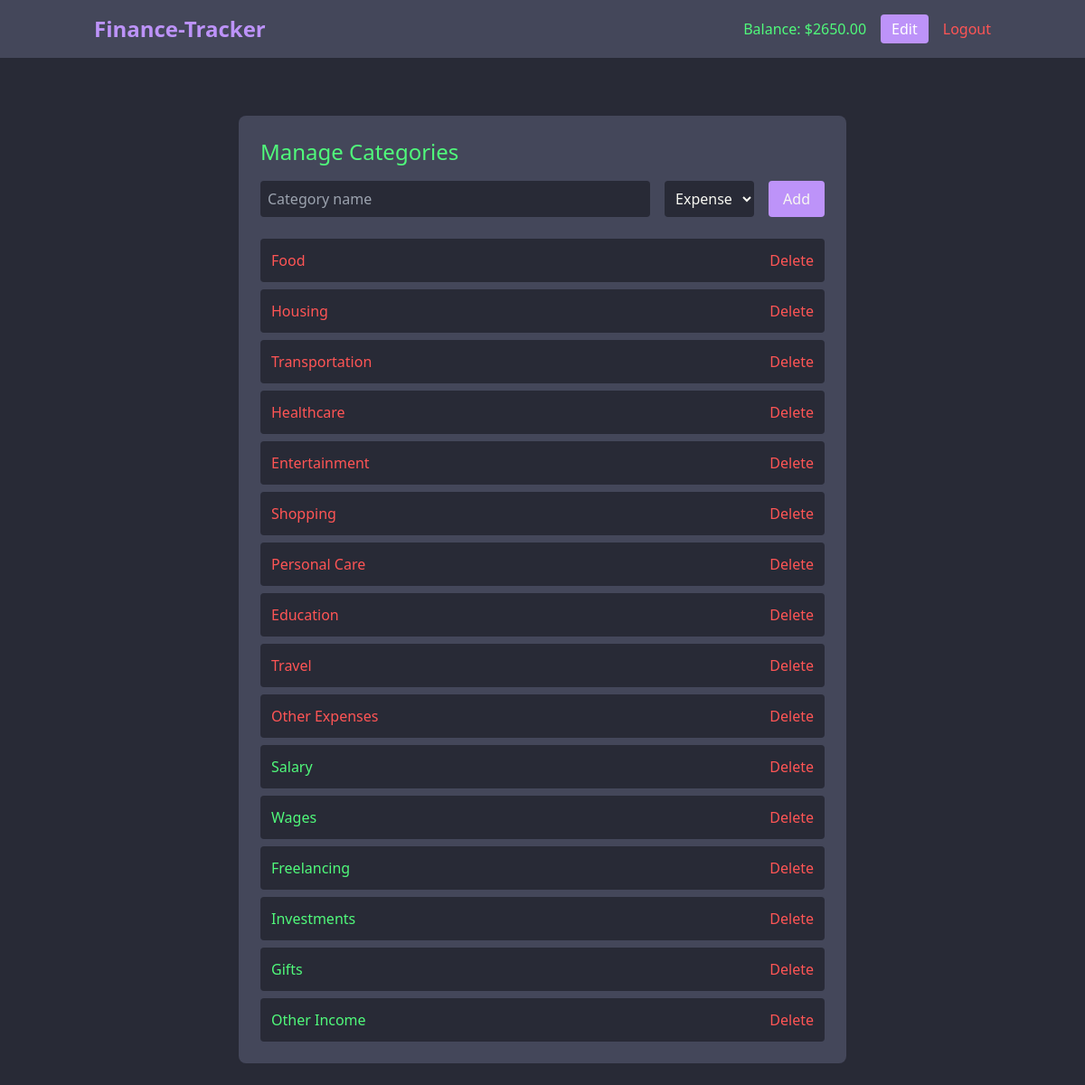
The page /categories/ (signed in) on the database its author committed.
### tracker/models.py (models this page shows, shortened)
class UserProfile(models.Model):
    user = models.OneToOneField(User, on_delete=models.CASCADE)
    balance = models.DecimalField(
        max_digits=12, decimal_places=2, default=Decimal("0.00")
    )

class Category(models.Model):
    name = models.CharField(max_length=50)
    is_expense = models.BooleanField(default=True)

### tracker/views.py (the view)
# urls.py: path("categories/", views.manage_categories_view, name="manage_categories"),
@login_required
def manage_categories_view(request):
    categories = Category.objects.all()
    return render(
        request, "tracker/category_management.html", {"categories": categories}
    )

### tracker/templates/tracker/category_management.html (shortened to what this page needs)
{% extends 'tracker/base.html' %}
{% block content %}
<div class="max-w-2xl mx-auto mt-10 bg-[var(--current-line)] p-6 rounded-lg">
    <h2 class="text-2xl mb-4 text-[var(--green)]">Manage Categories</h2>
    <form method="post" action="{% url 'add_category' %}" class="mb-6">
        <div class="flex gap-4">
            <input type="text" name="name" placeholder="Category name"
                   class="flex-1 bg-[var(--background)] p-2 rounded text-[var(--foreground)]">
            <select name="type" class="bg-[var(--background)] p-2 rounded text-[var(--foreground)]">
                <option value="expense">Expense</option>
            </select>
            <button type="submit" class="bg-[var(--purple)] px-4 py-2 rounded hover:bg-[var(--pink)]">
                Add
            </button>
        </div>
    </form>
    <div class="space-y-2">
        {% for category in categories %}
        <div class="flex justify-between items-center bg-[var(--background)] p-3 rounded">
            <span class="{% if category.is_expense %}text-[var(--red)]{% else %}text-[var(--green)]{% endif %}">
                {{ category.name }}
            </span>
            <a href="{% url 'delete_category' category.pk %}"
               class="text-[var(--red)] hover:text-[var(--orange)]">
                Delete
            </a>
        </div>
        {% endfor %}
    </div>
</div>
{% endblock %}

### tracker/templates/tracker/base.html (shortened to what this page needs)
<!DOCTYPE html>
<html lang="en">
<head>
    <script src="https://cdn.tailwindcss.com"></script>
</head>
<body class="min-h-screen">
    {% include 'tracker/partials/_header.html' %}
    <main class="container mx-auto px-4 py-6">
        {% block content %} {% endblock %}
    </main>
</body>
</html>

### tracker/templates/tracker/partials/_header.html (shortened to what this page needs)
<header class="bg-[var(--current-line)] py-4">
  <nav class="container mx-auto px-4 flex justify-between items-center">
    <a href="{% url 'home' %}" class="text-2xl font-bold text-[var(--purple)]"
      >Finance-Tracker</a
    >
    <div class="flex items-center space-x-4">
      {% if user.is_authenticated %}
      <span class="text-[var(--green)]"
        >Balance: ${{ user.userprofile.balance }}</span
      >
      <a
        href="{% url 'edit_balance' %}"
        class="bg-[var(--purple)] text-white px-3 py-1 rounded hover:bg-[var(--pink)]"
        >Edit</a
      >
      <a
        href="{% url 'logout' %}"
        class="text-[var(--red)] hover:text-[var(--orange)]"
        >Logout</a
      >
      {% endif %}
    </div>
  </nav>
</header>

### tracker/templates/tracker/base.html (style rules this page uses)
:root { --background: #282a36; --current-line: #44475a; --foreground: #f8f8f2; --comment: #6272a4; --cyan: #8be9fd; --green: #50fa7b; --orange: #ffb86c; --pink: #ff79c6; --purple: #bd93f9; --red: #ff5555; --yellow: #f1fa8c; }
body { background-color: var(--background); color: var(--foreground); }

### rows shown on the page
Category: name "Food"
Category: name "Housing"
Category: name "Transportation"
Category: name "Healthcare"
Category: name "Entertainment"
Category: name "Shopping"
Category: name "Personal Care"
Category: name "Education"
Category: name "Travel"
Category: name "Other Expenses"
Category: name "Salary"
Category: name "Wages"
Category: name "Freelancing"
Category: name "Investments"
Category: name "Gifts"
Category: name "Other Income"

### other values the page prints
{{ user.userprofile.balance }} "2650.00"
